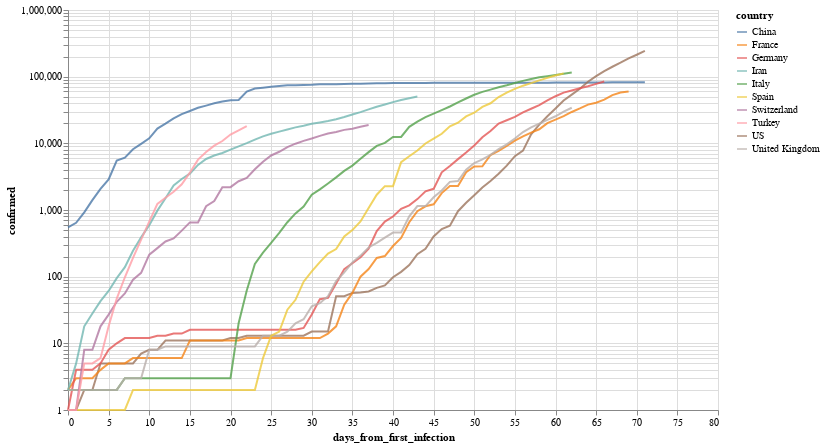

Notebook source saved alongside this figure:
### Markdown cell above
Por ejemplo, evolución (interactiva!) de los paises con mas infectados

### Code cell
total_confirmed_by_country = global_df.groupby('country').confirmed.max().sort_values(ascending=False)
selected_countries = total_confirmed_by_country[total_confirmed_by_country > 1000].index

plot_df = global_df[
    (global_df.confirmed > 0) & 
    (global_df.country.isin(selected_countries[:10]))
].sort_values('date')

selection = alt.selection_multi(
    fields=['country'], 
    bind='legend', 
    init=[{'country': c} for c in selected_countries[:10]]
)


(
    alt.Chart(plot_df)
       .mark_line()
       .encode(
           x='days_from_first_infection', 
           y=alt.Y('confirmed', scale=alt.Scale(type='log')), 
           color='country',
           opacity=alt.condition(selection, alt.value(.8), alt.value(.05))
       ).add_selection(selection)
        .properties(width=650, height=400)
       
)

### Figure 1 — Vega-Lite specification as saved in the notebook (floating-point values rounded to 4 significant figures; data arrays with more than 128 entries replaced by an {"elided": "..."} marker saying what was removed)
{"config": {"view": {"continuousWidth": 400, "continuousHeight": 300}}, "data": {"name": "data-4b07e4ec3ff2f4eff18b3a762869da14"}, "mark": "line", "encoding": {"color": {"type": "nominal", "field": "country"}, "opacity": {"condition": {"value": 0.8, "selection": "selector001"}, "value": 0.05}, "x": {"type": "quantitative", "field": "days_from_first_infection"}, "y": {"type": "quantitative", "field": "confirmed", "scale": {"type": "log"}}}, "height": 400, "selection": {"selector001": {"type": "multi", "fields": ["country"], "bind": "legend", "init": [{"country": "US"}, {"country": "Italy"}, {"country": "Spain"}, {"country": "Germany"}, {"country": "China"}, {"country": "France"}, {"country": "Iran"}, {"country": "United Kingdom"}, {"country": "Switzerland"}, {"country": "Turkey"}]}}, "width": 650, "$schema": "https://vega.github.io/schema/vega-lite/v4.8.1.json", "datasets": {"data-4b07e4ec3ff2f4eff18b3a762869da14": {"elided": "574 records"}}}
